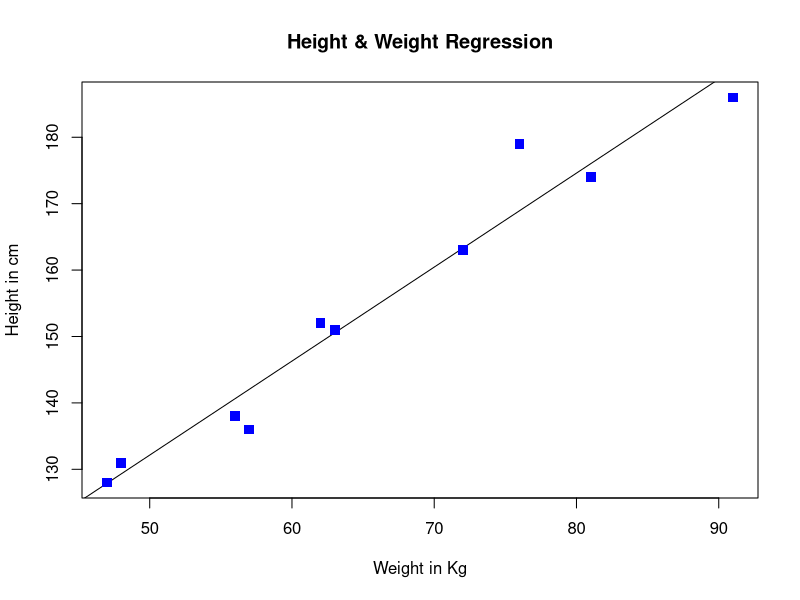

Source code (R):
x <- c(151, 174, 138, 186, 128, 136, 179, 163, 152, 131)
y <- c(63, 81, 56, 91, 47, 57, 76, 72, 62, 48)
relation <- lm(y ~ x) #Linear Model fit
print(relation)
print(summary(relation))
a <- data.frame(x = 170)
result <- predict(relation, a)
print(result)

#Plot
png(file = "linearregression.png")
plot(y, x, col = "blue", main = "Height & Weight Regression",
     abline(lm(x ~ y)), cex = 1.3, pch = 15, xlab = "Weight in Kg", ylab = "Height in cm")
dev.off()
